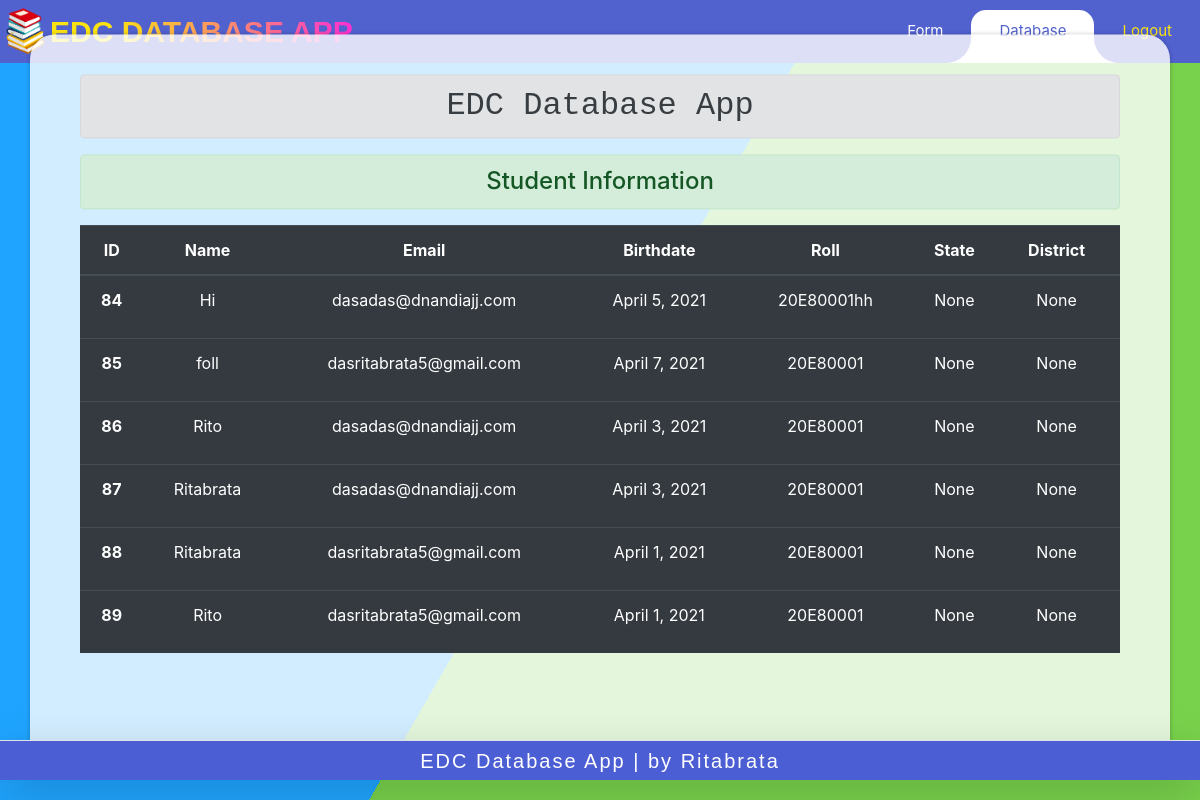
The app's page /enroll/show/ (signed in) with its own data.
### enroll/models.py (models this page shows)
class User(models.Model):
    name = models.CharField(max_length=70)
    email = models.EmailField(max_length=100)
    birthdate = models.DateField(null=True)
    roll = models.CharField(max_length=10)
    password = models.CharField(max_length=100)
    state= models.CharField(max_length=100, null=True)
    district= models.CharField(max_length=100, null=True)

### enroll/views.py (the view)
# urls.py: path('show/', views.show_data, name="showdata"),
@login_required
def show_data(request):
    if request.method == 'POST':
        river = ''
        ob = StudentRegistration(request.POST)
        if ob.is_valid():
            nm = ob.cleaned_data['name']
            em = ob.cleaned_data['email']
            bd = ob.cleaned_data['birthdate']
            ro = ob.cleaned_data['roll']
            pw = ob.cleaned_data['password']
            st = ob.cleaned_data['state']
            ds = ob.cleaned_data['district']
            reg = User(name=nm, email=em, birthdate=bd, roll=ro, password=pw, state=st, district=ds)
            reg.save()
            ob = StudentRegistration()
    else:
        ob = StudentRegistration()
    river = User.objects.all()
    return render (request, 'enroll/showdata.html', {'form': ob, 'stu': river})

### enroll/templates/enroll/showdata.html (shortened to what this page needs)
{% load static %}
<!DOCTYPE html>
<html lang="en">
<head>
    <link rel="stylesheet" href="{% static 'enroll/css/bootstrap.css' %}">
</head>
<body>
    <nav class="navbar navbar-expand-custom navbar-mainbg">
        <a href="#"><img src="{% static '/images/logo.png' %}" style="height:50px"></a>
        <a class="navbar-brand navbar-logo" href="#">EDC DATABASE APP</a>
        <div class="collapse navbar-collapse" id="navbarSupportedContent">
            <ul class="navbar-nav ml-auto">
                <div class="hori-selector">
                    <div class="left"></div>
                    <div class="right"></div>
                </div>
                <li class="nav-item px-2">
                    <a class="nav-link" href="/enroll/add/">Form</a>
                </li>
                <li class="nav-item active px-2">
                    <a class="nav-link" href="/enroll/show/">Database</a>
                </li>
                <li class="nav-item px-2">
                    <a class="nav-link" href="{% url 'logout' %}" style="color: #fae310;">Logout</a>
                </li>
            </ul>
        </div>
    </nav>
    <div class="container">
        <h2 class="alert alert-secondary">EDC Database App</h2>{% block content %} {% endblock content %}
        <div class="row">
            <div class="col-sm-12">
                <h4 class="text-center alert alert-success">Student Information</h4>
                {% if stu %}
                <div style="overflow-y: scroll; overflow-x: scroll; height: 500px; ">
                    <table class="table table-hover table-dark" style="width: 1500px;">
                        <thead>
                            <tr>
                                <th scope="col">ID</th>
                                <th scope="col">Name</th>
                                <th scope="col">Email</th>
                                <th scope="col">Birthdate</th>
                                <th scope="col">Roll</th>
                                <th scope="col">State</th>
                                <th scope="col">District</th>
                                <th scope="col">Action</th>
                            </tr>
                        </thead>
                        <tbody>
                            {% for st in stu %}
                            <tr>
                                <th scope="row">{{st.id}}</th>
                                <td>{{st.name}}</td>
                                <td>{{st.email}}</td>
                                <td>{{st.birthdate}}</td>
                                <td>{{st.roll}}</td>
                                <td>{{st.state}}</td>
                                <td>{{st.district}}</td>
                                <td>
                                </td>
                            </tr>
                            {% endfor %}
                        </tbody>
                    </table>
                </div>
                {% else %}
                <h4 class="text-center alert alert-danger">No Data Found</h4>
                {% endif %}
            </div>
        </div>
    </div>
    <br>
    <div class="footer d-flex flex-row align-items-center border-top shadow-lg">
        <a href="https://www.instagram.com/t.h.e.s.k.y.w.a.l.k.e.r/" target="_blank" class="m-auto" style="font-size: 15pt; font-family: 'Trebuchet MS', 'Lucida Sans Unicode', 'Lucida Grande', 'Lucida Sans', Arial, sans-serif; text-decoration: none;"> EDC Database App | by Ritabrata</a>
    </div>
</body>
</html>

### enroll/templates/enroll/showdata.html (style rules this page uses)
html { height: 100%; }
body { margin: 0; }
.container { justify-content: center; align-items: center; background-color: rgba(255, 255, 255, .8); box-shadow: 0 0 .25em rgba(0, 0, 0, .25); box-sizing: border-box; left: 50%; padding-top: 40px; padding-bottom: 40px; padding-right: 50px; padding-left: 50px; position: fixed; text-align: center; top: 50%; transform: translate(-50%, -50%); border-radius: 25px; width: 100%; }
h2 { font-family: monospace; }
.navbar-logo { color: #fff; font-size: 30px; font-family: "ubuntu"; text-transform: uppercase; font-weight: 700; font-family: "Josefin Sans", sans-serif; background: linear-gradient(to right, #fae310 10%, #fd30d1 50%, #ffc445 80%); background-size: auto auto; background-clip: border-box; background-size: 200% auto; color: #fff; background-clip: text; -webkit-text-fill-color: transparent; -webkit-background-clip: text; -webkit-text-fill-color: transparent; animation: textclip 1.5s linear infinite; display: inline-block; }
.navbar-mainbg { background-color: #5161ce; padding: 0px; }
#navbarSupportedContent { overflow: hidden; position: relative; }
#navbarSupportedContent ul { padding: 0px; margin: 0px; }
#navbarSupportedContent li { list-style-type: none; float: left; }
#navbarSupportedContent ul li a { color: white; text-decoration: none; font-size: 15px; display: block; padding: 20px 20px; transition-duration: 0.6s; transition-timing-function: cubic-bezier(0.68, -0.55, 0.265, 1.55); position: relative; }
#navbarSupportedContent>ul>li.active>a { color: #5161ce; background-color: transparent; transition: all 0.7s; }
.hori-selector { display: inline-block; position: absolute; height: 100%; top: 0px; left: 0px; transition-duration: 0.6s; transition-timing-function: cubic-bezier(0.68, -0.55, 0.265, 1.55); background-color: #fff; border-top-left-radius: 15px; border-top-right-radius: 15px; margin-top: 10px; }
.hori-selector .right, .hori-selector .left { position: absolute; width: 25px; height: 25px; background-color: #fff; bottom: 10px; }
.hori-selector .right { right: -25px; }
.hori-selector .left { left: -25px; }
.hori-selector .right:before, .hori-selector .left:before { content: ''; position: absolute; width: 50px; height: 50px; border-radius: 50%; background-color: #5161ce; }
.hori-selector .right:before { bottom: 0; right: -25px; }
.hori-selector .left:before { bottom: 0; left: -25px; }
@media (min-width: 992px) { .navbar-expand-custom { -ms-flex-flow: row nowrap; flex-flow: row nowrap; -ms-flex-pack: start; justify-content: flex-start; } }
@media (min-width: 992px) { .navbar-expand-custom .navbar-nav { -ms-flex-direction: row; flex-direction: row; } }
@media (min-width: 992px) { .navbar-expand-custom .navbar-collapse { display: -ms-flexbox!important; display: flex!important; -ms-flex-preferred-size: auto; flex-basis: auto; } }
* { box-sizing: border-box; }
.footer { margin-bottom: 20px; padding: 0; display: flex; justify-content: center; align-content: center; min-height: 40px; background: #4c5ed3; position: fixed; left: 0; bottom: 0; width: 100%; }
.m-auto { position: relative; text-align: center; justify-content: center; display: inline-block; color: rgb(255, 255, 255); letter-spacing: 2px; text-decoration: none; overflow: hidden; transition: 0.2s; }

### records on screen
User: id "84", name "Hi", email "dasadas@dnandiajj.com", birthdate "April 5, 2021", roll "20E80001hh", state "None", district "None"
User: id "85", name "foll", email "dasritabrata5@gmail.com", birthdate "April 7, 2021", roll "20E80001", state "None", district "None"
User: id "86", name "Rito", email "dasadas@dnandiajj.com", birthdate "April 3, 2021", roll "20E80001", state "None", district "None"
User: id "87", name "Ritabrata", email "dasadas@dnandiajj.com", birthdate "April 3, 2021", roll "20E80001", state "None", district "None"
User: id "88", name "Ritabrata", email "dasritabrata5@gmail.com", birthdate "April 1, 2021", roll "20E80001", state "None", district "None"
User: id "89", name "Rito", email "dasritabrata5@gmail.com", birthdate "April 1, 2021", roll "20E80001", state "None", district "None"
